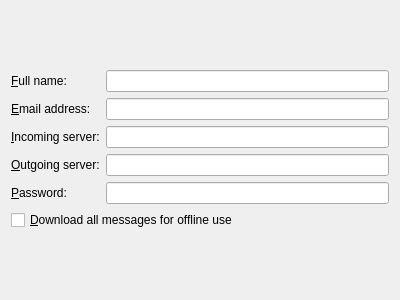
<?xml version="1.0" encoding="UTF-8"?>
<ui version="4.0">
 <class>imapWizard</class>
 <widget class="QWidget" name="imapWizard">
  <property name="geometry">
   <rect>
    <x>0</x>
    <y>0</y>
    <width>400</width>
    <height>300</height>
   </rect>
  </property>
  <layout class="QFormLayout" name="formLayout">
   <item row="0" column="0" colspan="2">
    <spacer name="verticalSpacer">
     <property name="orientation">
      <enum>Qt::Vertical</enum>
     </property>
     <property name="sizeHint" stdset="0">
      <size>
       <width>20</width>
       <height>40</height>
      </size>
     </property>
    </spacer>
   </item>
   <item row="2" column="0">
    <widget class="QLabel" name="label">
     <property name="text">
      <string>&amp;Email address:</string>
     </property>
     <property name="buddy">
      <cstring>emailAddress</cstring>
     </property>
    </widget>
   </item>
   <item row="2" column="1">
    <widget class="KLineEdit" name="emailAddress"/>
   </item>
   <item row="3" column="0">
    <widget class="QLabel" name="label_2">
     <property name="text">
      <string>&amp;Incoming server:</string>
     </property>
     <property name="buddy">
      <cstring>incommingAddress</cstring>
     </property>
    </widget>
   </item>
   <item row="3" column="1">
    <widget class="KLineEdit" name="incommingAddress"/>
   </item>
   <item row="4" column="0">
    <widget class="QLabel" name="label_4">
     <property name="text">
      <string>&amp;Outgoing server:</string>
     </property>
     <property name="buddy">
      <cstring>outgoingAddress</cstring>
     </property>
    </widget>
   </item>
   <item row="4" column="1">
    <widget class="KLineEdit" name="outgoingAddress">
     <property name="text">
      <string/>
     </property>
    </widget>
   </item>
   <item row="5" column="0">
    <widget class="QLabel" name="label_3">
     <property name="text">
      <string>&amp;Password:</string>
     </property>
     <property name="buddy">
      <cstring>password</cstring>
     </property>
    </widget>
   </item>
   <item row="5" column="1">
    <widget class="KLineEdit" name="password">
     <property name="passwordMode">
      <bool>true</bool>
     </property>
    </widget>
   </item>
   <item row="6" column="0" colspan="2">
    <widget class="QCheckBox" name="disconnectedMode">
     <property name="text">
      <string>&amp;Download all messages for offline use</string>
     </property>
    </widget>
   </item>
   <item row="7" column="0" colspan="2">
    <spacer name="verticalSpacer_2">
     <property name="orientation">
      <enum>Qt::Vertical</enum>
     </property>
     <property name="sizeHint" stdset="0">
      <size>
       <width>20</width>
       <height>40</height>
      </size>
     </property>
    </spacer>
   </item>
   <item row="1" column="0">
    <widget class="QLabel" name="label_5">
     <property name="text">
      <string>&amp;Full name:</string>
     </property>
     <property name="buddy">
      <cstring>fullName</cstring>
     </property>
    </widget>
   </item>
   <item row="1" column="1">
    <widget class="KLineEdit" name="fullName"/>
   </item>
  </layout>
 </widget>
 <customwidgets>
  <customwidget>
   <class>KLineEdit</class>
   <extends>QLineEdit</extends>
   <header>klineedit.h</header>
  </customwidget>
 </customwidgets>
 <tabstops>
  <tabstop>fullName</tabstop>
  <tabstop>emailAddress</tabstop>
  <tabstop>incommingAddress</tabstop>
  <tabstop>outgoingAddress</tabstop>
  <tabstop>password</tabstop>
  <tabstop>disconnectedMode</tabstop>
 </tabstops>
 <resources/>
 <connections/>
</ui>
